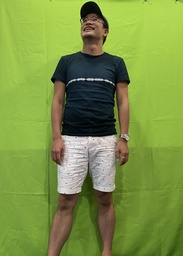
#> input picture stancode_project/myphotoshop/images/me.JPG, 183 x 256 px, shrunk from 2122 x 2968 before the run
$ python best_photoshop_award.py
#> lines starting #> are read from the running program, lines starting #| are printed output that depends on the picture; pictures that were not available may be replaced by others from this repository, and a replacement may not be noted
### stancode_project/myphotoshop/simpleimage.py
#!/usr/bin/env python3

"""
Stanford CS106AP SimpleImage
Nick Parlante, Sonja Johnson-Yu, and Nick Bowman
 -6/2019 version has file reading, pix, and foreach iterator

SimpleImage Features:
Create image:
    image = SimpleImage.blank(400, 200)   # create new image of size
    image = SimpleImage('foo.jpg')        # create from file

Access size
    image.width, image.height

Iterate over all pixels:
    for pixel in image:
        #do something with pixel

Get pix at x,y
    pix = image.get_pix(x, y)
    # pix is RGB tuple like (100, 200, 0)

Set pix at x,y
    image.set_pix(x, y, pix)   # set data by tuple also

Get Pixel object at x,y
    pixel = image.get_pixel(x, y)
    pixel.red = 0
    pixel.blue = 255

Show image on screen
    image.show()

The main() function below demonstrates the above functions as a test.
"""

import sys
# If the following line fails, "Pillow" needs to be installed
from PIL import Image


def clamp(num):
    """
    Return a "clamped" version of the given num,
    converted to be an int limited to the range 0..255 for 1 byte.
    """
    num = int(num)
    if num < 0:
        return 0
    if num >= 256:
        return 255
    return num


class Pixel(object):
    """
    A pixel at an x,y in a SimpleImage.
    Supports set/get .red .green .blue
    and get .x .y
    """
    def __init__(self, image, x, y):
        self.image = image
        self._x = x
        self._y = y

    def __str__(self):
        return 'r:' + str(self.red) + ' g:' + str(self.green) + ' b:' + str(self.blue)

    # Pillow image stores each pixel color as a (red, green, blue) tuple.
    # So the functions below have to unpack/repack the tuple to change anything.

    @property
    def red(self):
        return self.image.px[self._x, self._y][0]

    @red.setter
    def red(self, value):
        rgb = self.image.px[self._x, self._y]
        self.image.px[self._x, self._y] = (clamp(value), rgb[1], rgb[2])

    @property
    def green(self):
        return self.image.px[self._x, self._y][1]

    @green.setter
    def green(self, value):
        rgb = self.image.px[self._x, self._y]
        self.image.px[self._x, self._y] = (rgb[0], clamp(value), rgb[2])

    @property
    def blue(self):
        return self.image.px[self._x, self._y][2]

    @blue.setter
    def blue(self, value):
        rgb = self.image.px[self._x, self._y]
        self.image.px[self._x, self._y] = (rgb[0], rgb[1], clamp(value))

    @property
    def x(self):
        return self._x

    @property
    def y(self):
        return self._y


# color tuples for background color names 'red' 'white' etc.
BACK_COLORS = {
    'white': (255, 255, 255),
    'black': (0, 0, 0),
    'red': (255, 0, 0),
    'green': (0, 255, 0),
    'blue': (0, 0, 255),
}


class SimpleImage(object):
    def __init__(self, filename, width=0, height=0, back_color=None):
        """
        Create a new image. This case works: SimpleImage('foo.jpg')
        To create a blank image use SimpleImage.blank(500, 300)
        The other parameters here are for internal/experimental use.
        """
        # Create pil_image either from file, or making blank
        if filename:
            self.pil_image = Image.open(filename).convert("RGB")
            if self.pil_image.mode != 'RGB':
                raise Exception('Image file is not RGB')
            self._filename = filename  # hold onto
        else:
            if not back_color:
                back_color = 'white'
            color_tuple = BACK_COLORS[back_color]
            if width == 0 or height == 0:
                raise Exception('Creating blank image requires width/height but got {} {}'
                                .format(width, height))
            self.pil_image = Image.new('RGB', (width, height), color_tuple)
        self.px = self.pil_image.load()
        size = self.pil_image.size
        self._width = size[0]
        self._height = size[1]
        self.curr_x = 0
        self.curr_y = 0

    def __iter__(self):
        return self

    # [26 lines left out: functions __next__, increment_curr_counters, blank, file, not called in this run]

    @property
    def width(self):
        """Width of image in pixels."""
        return self._width

    @property
    def height(self):
        """Height of image in pixels."""
        return self._height

    def get_pixel(self, x, y):
        """
        Returns a Pixel at the given x,y, suitable for getting/setting
        .red .green .blue values.
        """
        if x < 0 or x >= self._width or y < 0 or y >= self.height:
            e = Exception('get_pixel bad coordinate x %d y %d (vs. image width %d height %d)' %
                          (x, y, self._width, self.height))
            raise e
        return Pixel(self, x, y)

    # [14 lines left out: functions set_pixel, set_rgb, not called in this run]

    def get_pix(self, x, y):
        """Get pix RGB tuple (200, 100, 50) for the given x,y."""
        return self.px[x, y]

    def set_pix(self, x, y, pix):
        """Set the given pix RGB tuple into the image at the given x,y."""
        self.px[x, y] = pix

    def show(self):
        """Displays the image using an external utility."""
        self.pil_image.show()

    def make_as_big_as(self, image):
        """Resizes image to the shape of the given image"""
        self.pil_image = self.pil_image.resize((image.width, image.height))
        self.px = self.pil_image.load()
        size = self.pil_image.size
        self._width = size[0]
        self._height = size[1]


# [30 lines left out: function main, not called in this run]


# [2 lines that do not run on import are left out]

### stancode_project/myphotoshop/best_photoshop_award.py
"""
File: best_photoshop_award.py
----------------------------------
This file creates a photoshopped image
that is going to compete for the 2020 Best
Photoshop Award for SC101P.
Please put all the images you use in image_contest folder
and make sure to choose which award you are aiming at
"""
from simpleimage import SimpleImage

THERSHOLD = 1.24

BLACK_PIXEL = 76


def main():

    fg = SimpleImage('images/me.JPG')
#> in __init__, self.pil_image is the input picture: PIL image 183x256 RGB; mean R, G, B 124.2, 147.7, 68.1
    bg = SimpleImage('images/beach.jpg')
#> call 2 of __init__, with filename = 'images/beach.jpg', width = 0, height = 0
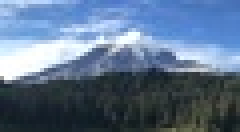
#> input picture stancode_project/myphotoshop/images/mt-rainier.jpg, 60 x 33 px, shrunk from 700 x 382 before the run, given in place of beach.jpg, which was not available (shown 4 times larger)
#> in __init__, self.pil_image is the input picture: PIL image 60x33 RGB; mean R, G, B 93.3, 114.6, 140.7
    bg.make_as_big_as(fg)
#> in make_as_big_as, `self.pil_image = self.pil_image.resize((image.width, image.height))`:
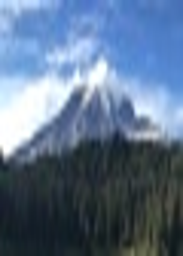
#> self.pil_image: PIL image 183x256 RGB; mean R, G, B 93.3, 114.5, 140.7
    fg.show()
    bg.show()
    filter_img = filtered(fg, bg)
    filter_img.show()
#> in show (call 3), `self.pil_image.show()`:
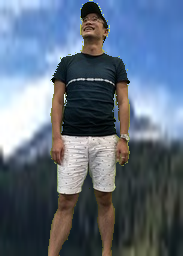
#> shown: PIL image 183x256 RGB; mean R, G, B 94.2, 108.8, 126.4


def filtered(me, beach):

    for x in range(me.width):
        for y in range(me.height):
            me_pixel = me.get_pixel(x, y)
            total = (me_pixel.red + me_pixel.green + me_pixel.blue)
            avg = total/3

            if me_pixel.green > avg * THERSHOLD and total > BLACK_PIXEL:
                beach_pixel = beach.get_pixel(x, y)
                me_pixel.red = beach_pixel.red
                me_pixel.green = beach_pixel.green
                me_pixel.blue = beach_pixel.blue

    return me

if __name__ == '__main__':
    main()
